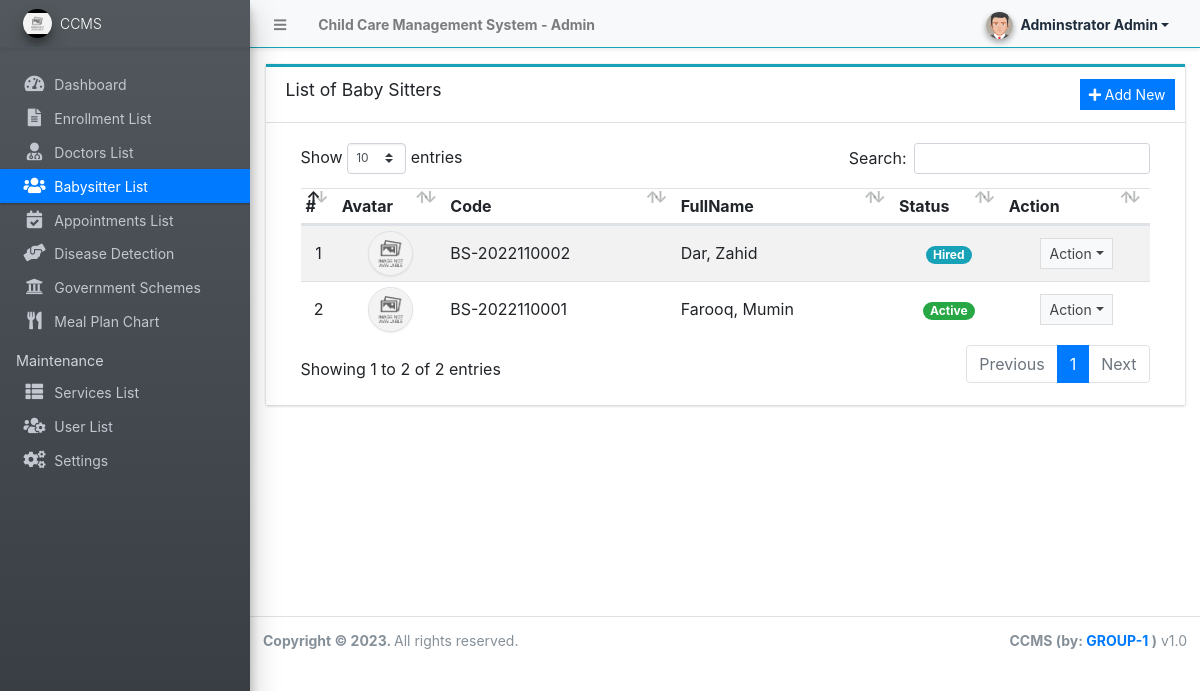
Page /admin/?page=babysitters (signed in) on the committed database.
### tables this page shows
CREATE TABLE `babysitter_list` (
  `id` int(30) NOT NULL,
  `code` varchar(50) NOT NULL DEFAULT '50',
  `fullname` text NOT NULL,
  `status` tinyint(1) NOT NULL DEFAULT 1,
  `date_created` datetime NOT NULL DEFAULT current_timestamp(),
  `date_updated` datetime DEFAULT current_timestamp() ON UPDATE current_timestamp()
);

### config.php (called while the page is built, shortened)
<?php
function validate_image($file){
	if(!empty($file)){
        $ex = explode('?',$file);
        $file = $ex[0];
        $param =  isset($ex[1]) ? '?'.$ex[1]  : '';
		if(is_file(base_app.$file)){
			return base_url.$file.$param;
		}else{
			return base_url.'dist/img/no-image-available.png';
		}
	}else{
		return base_url.'dist/img/no-image-available.png';
	}
}
?>

### admin/babysitters/index.php (the view, shortened to what this page needs)
<div class="card card-outline card-info rounded-0">
	<div class="card-header">
		<h3 class="card-title">List of Baby Sitters</h3>
		<div class="card-tools">
			<a href="./?page=babysitters/manage_babysitter" class="btn btn-flat btn-primary btn-sm"><i class="fa fa-plus"></i> Add New</a>
		</div>
	</div>
	<div class="card-body">
		<div class="container-fluid">
        <div class="container-fluid">
			<table class="table table-hover table-striped">
				<!-- <colgroup>
					<col width="5%">
					<col width="10%">
					<col width="20%">
					<col width="20%">
					<col width="15%">
					<col width="15%">
					<col width="10%">
				</colgroup> -->
				<thead>
					<tr>
						<th>#</th>
						<th>Avatar</th>
						<th>Code</th>
						<th>FullName</th>
						<th>Status</th>
						<th>Action</th>
					</tr>
				</thead>
				<tbody>
					<?php
						$i = 1;
						$qry = $conn->query("SELECT * from `babysitter_list`  order by fullname asc ");
						while($row = $qry->fetch_assoc()):
					?>
						<tr>
							<td class="text-center"><?php echo $i++; ?></td>
							<td class="text-center"><img src="<?php echo validate_image(isset($row['id']) ? "uploads/babysitters/{$row['id']}.png" : "").(isset($row['date_updated']) ? "?v=".strtotime($row['date_updated']) : "") ?>" class="img-avatar img-thumbnail p-0 border-2" alt="user_avatar"></td>
							<td><?php echo ($row['code']) ?></td>
							<td><?php echo ucwords($row['fullname']) ?></td>
							<td class="text-center">
								<?php if($row['status'] == 1): ?>
									<span class="badge badge-pill badge-success">Active</span>
								<?php elseif($row['status'] == 2): ?>
								    <span class="badge badge-pill badge-primary">Inactive</span>
                                <?php elseif($row['status'] == 3): ?>
                                    <span class="badge badge-pill badge-info">Hired</span>
								<?php endif; ?>
							</td>
							<td align="center">
								 <button type="button" class="btn btn-flat btn-default btn-sm dropdown-toggle dropdown-icon" data-toggle="dropdown">
				                  		Action
				                  </button>
							</td>
						</tr>
					<?php endwhile; ?>
				</tbody>
			</table>
		</div>
		</div>
	</div>
</div>

### admin/babysitters/index.php (style rules this page uses)
.img-avatar { width:45px; height:45px; object-fit:cover; object-position:center center; border-radius:100%; }

### rows in the picture
babysitter_list: code "BS-2022110002", fullname "Dar, Zahid", status "Hired"
babysitter_list: code "BS-2022110001", fullname "Farooq, Mumin", status "Active"

### other values in the picture
$_settings->info('name') "Child Care Management System"
$_settings->userdata('firstname').' '.$_settings->userdata('lastname') "Adminstrator Admin"
$_settings->info('short_name') "CCMS"
